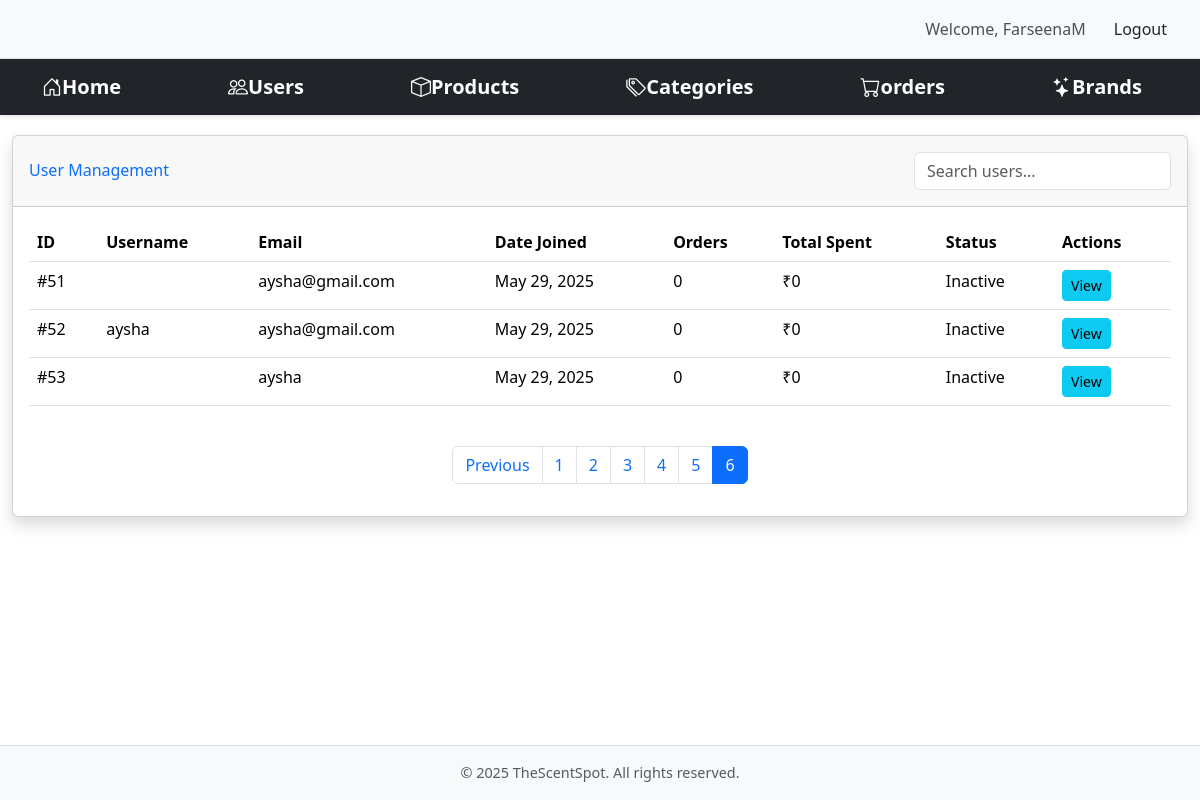
The page /adminhome/userlist/?page=6 (signed in) on the database as committed earlier.
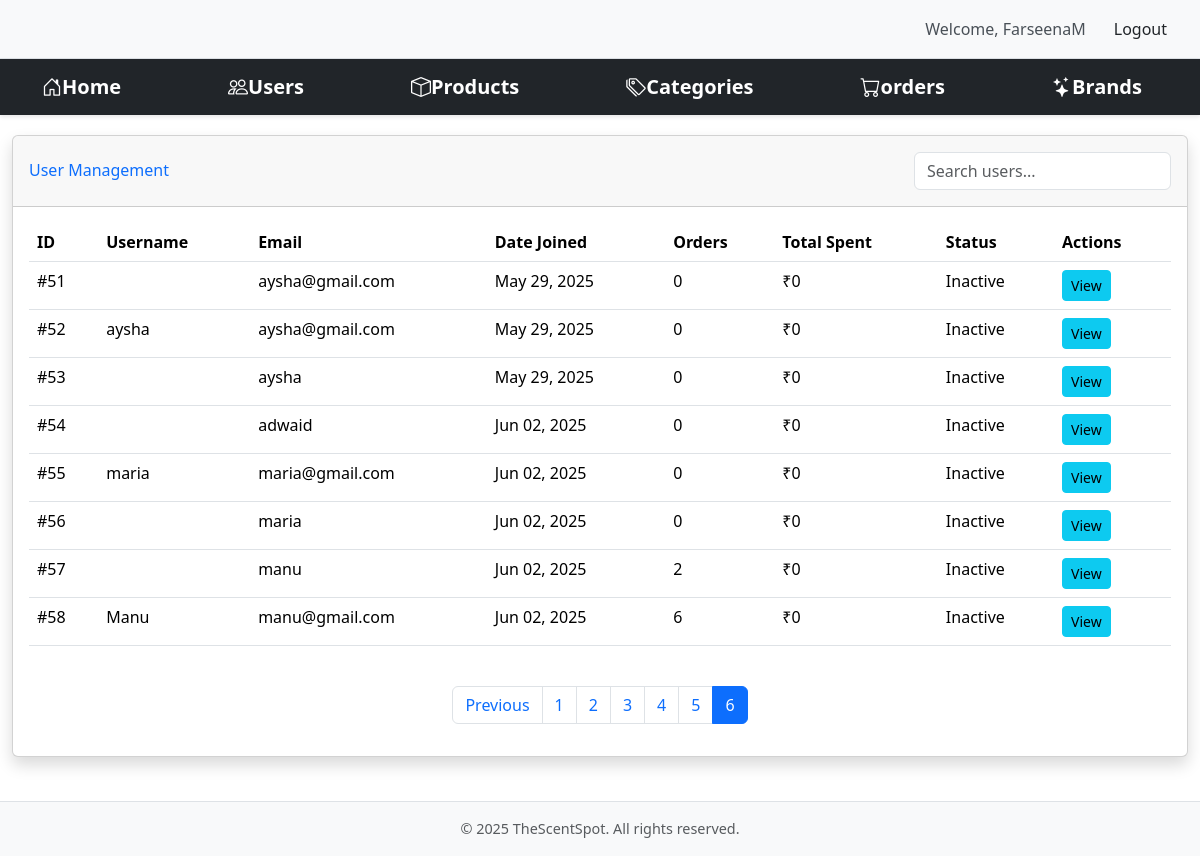
The same page on the database as committed later.
### core/models/customer.py (models this page shows, shortened)
class Customer(models.Model):
    first_name = models.CharField(max_length=50, null=True)
    last_name = models.CharField(max_length=50, null=True)
    email = models.EmailField(null=True)
    phone = models.CharField(max_length=10, null=True)
    gender = models.CharField(max_length=10, default="", null=True)
    password = models.CharField(max_length=150, null=True)
    created_at = models.DateTimeField(auto_now_add=True, null = True)

### adminoperations/views.py (the view)
# urls.py: path('adminhome/userlist/', views.UserListView.as_view(), name='user_list'),
class UserListView(StaffRequiredMixin, ListView):
    model = Customer
    template_name = 'adminoperations/admin_userlist.html'
    context_object_name = 'users'
    paginate_by = 10
    def get_context_data(self, **kwargs):
        context = super().get_context_data(**kwargs)
        users_data = []
        for user in context['users']:
            user_data = {
                'user': user,
                'total_orders': Order.objects.filter(customer=user).count(),
                'total_spent': Order.objects.filter(customer=user, status='Delivered').aggregate(
                    total=Sum(F('price') * F('quantity')))['total'] or 0,
            }
            users_data.append(user_data)
        context['users_data'] = users_data
        return context

### adminoperations/views.py (called while the page is built)
    def dispatch(self, request, *args, **kwargs):
        if not request.user.is_staff:
            messages.error(request, "You don't have permission to access this page.")
            return redirect('main')  # Redirect to main page if not staff
        return super().dispatch(request, *args, **kwargs)

### adminoperations/templates/adminoperations/admin_userlist.html (shortened to what this page needs)
{% extends 'adminoperations/admin_base.html' %}
{% load static %}
{% block content %}
<div class="container-fluid">
    <div class="card shadow mb-4">
        <div class="card-header py-3 d-flex justify-content-between align-items-center">
            <h6 class="m-0 font-weight-bold text-primary">User Management</h6>
            <div class="search-box">
                <input type="text" id="searchInput" class="form-control" placeholder="Search users...">
            </div>
        </div>
        <div class="card-body">
            <div class="table-responsive">
                <table class="table table-hover" id="userTable">
                    <thead class="thead-light">
                        <tr>
                            <th>ID</th>
                            <th>Username</th>
                            <th>Email</th>
                            <th>Date Joined</th>
                            <th>Orders</th>
                            <th>Total Spent</th>
                            <th>Status</th>
                            <th>Actions</th>
                        </tr>
                    </thead>
                    <tbody>
                        {% for user_data in users_data %}
                        <tr>
                            <td>#{{ user_data.user.id }}</td>
                            <td>{{ user_data.user.first_name }}</td>
                            <td>{{ user_data.user.email }}</td>
                            <td>{{ user_data.user.created_at|date:"M d, Y" }}</td>
                            <td>{{ user_data.total_orders }}</td>
                            <td>₹{{ user_data.total_spent }}</td>
                            <td>
                                {% if user_data.user.is_active %}
                                <span class>Active</span>
                                {% else %}
                                <span class>Inactive</span>
                                {% endif %}
                            </td>
                            <td>
                                <a href="{% url 'user_detail' user_data.user.id %}" class="btn btn-info btn-sm">
                                     View
                                </a>
                            </td>
                        </tr>
                        {% endfor %}
                    </tbody>
                </table>
            </div>
            {% if is_paginated %}
            <nav aria-label="Page navigation" class="mt-4">
                <ul class="pagination justify-content-center">
                    {% if page_obj.has_previous %}
                    <li class="page-item">
                        <a class="page-link" href="?page={{ page_obj.previous_page_number }}">Previous</a>
                    </li>
                    {% endif %}
                    {% for num in page_obj.paginator.page_range %}
                    <li class="page-item {% if page_obj.number == num %}active{% endif %}">
                        <a class="page-link" href="?page={{ num }}">{{ num }}</a>
                    </li>
                    {% endfor %}
                </ul>
            </nav>
            {% endif %}
        </div>
    </div>
</div>
{% endblock %}

Rows that differ between the two databases and show on the page:
added Customer: user.id "54", user.email "adwaid", user.created_at "Jun 02, 2025", total_orders "0", total_spent "0"
added Customer: user.id "55", user.first_name "maria", user.email "maria@gmail.com", user.created_at "Jun 02, 2025", total_orders "0", total_spent "0"
added Customer: user.id "56", user.email "maria", user.created_at "Jun 02, 2025", total_orders "0", total_spent "0"
added Customer: user.id "57", user.email "manu", user.created_at "Jun 02, 2025", total_orders "2", total_spent "0"
added Customer: user.id "58", user.first_name "Manu", user.email "manu@gmail.com", user.created_at "Jun 02, 2025", total_orders "6", total_spent "0"
